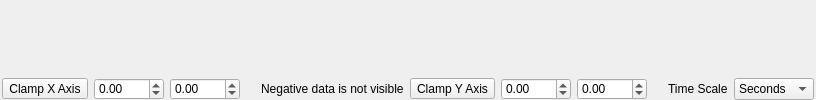
       <widget class="QWidget" name="tab_line">
        <attribute name="title">
         <string>Line</string>
        </attribute>
        <layout class="QVBoxLayout" name="verticalLayout_5" stretch="1,0">
         <property name="leftMargin">
          <number>2</number>
         </property>
         <property name="topMargin">
          <number>0</number>
         </property>
         <property name="rightMargin">
          <number>2</number>
         </property>
         <property name="bottomMargin">
          <number>0</number>
         </property>
         <item>
          <widget class="ContextMenuPlotWidget" name="pyqtgraph_line" native="true"/>
         </item>
         <item>
          <widget class="QFrame" name="controls_line">
           <layout class="QHBoxLayout" name="layout_controls_line">
            <property name="leftMargin">
             <number>0</number>
            </property>
            <property name="topMargin">
             <number>3</number>
            </property>
            <property name="rightMargin">
             <number>0</number>
            </property>
            <property name="bottomMargin">
             <number>0</number>
            </property>
            <item>
             <spacer name="horizontalSpacer_10">
              <property name="orientation">
               <enum>Qt::Horizontal</enum>
              </property>
              <property name="sizeHint" stdset="0">
               <size>
                <width>0</width>
                <height>20</height>
               </size>
              </property>
             </spacer>
            </item>
            <item>
             <layout class="QHBoxLayout" name="horizontalLayout_2">
              <property name="spacing">
               <number>6</number>
              </property>
              <item>
               <widget class="QToolButton" name="check_clamp_x_min">
                <property name="sizePolicy">
                 <sizepolicy hsizetype="Fixed" vsizetype="Fixed">
                  <horstretch>0</horstretch>
                  <verstretch>0</verstretch>
                 </sizepolicy>
                </property>
                <property name="minimumSize">
                 <size>
                  <width>0</width>
                  <height>21</height>
                 </size>
                </property>
                <property name="toolTip">
                 <string>&lt;html&gt;&lt;head/&gt;&lt;body&gt;&lt;p&gt;Click this button to always start the axis from zero.&lt;/p&gt;&lt;/body&gt;&lt;/html&gt;</string>
                </property>
                <property name="text">
                 <string>Clamp X Axis</string>
                </property>
                <property name="checkable">
                 <bool>true</bool>
                </property>
               </widget>
              </item>
              <item>
               <widget class="QDoubleSpinBox" name="spin_x_min">
                <property name="sizePolicy">
                 <sizepolicy hsizetype="Expanding" vsizetype="Fixed">
                  <horstretch>0</horstretch>
                  <verstretch>0</verstretch>
                 </sizepolicy>
                </property>
                <property name="minimumSize">
                 <size>
                  <width>50</width>
                  <height>21</height>
                 </size>
                </property>
                <property name="maximumSize">
                 <size>
                  <width>70</width>
                  <height>16777215</height>
                 </size>
                </property>
                <property name="accelerated">
                 <bool>true</bool>
                </property>
                <property name="showGroupSeparator" stdset="0">
                 <bool>true</bool>
                </property>
                <property name="minimum">
                 <double>-1000000.000000000000000</double>
                </property>
                <property name="maximum">
                 <double>1000000.000000000000000</double>
                </property>
                <property name="singleStep">
                 <double>0.100000000000000</double>
                </property>
               </widget>
              </item>
              <item>
               <widget class="QDoubleSpinBox" name="spin_x_max">
                <property name="sizePolicy">
                 <sizepolicy hsizetype="Expanding" vsizetype="Fixed">
                  <horstretch>0</horstretch>
                  <verstretch>0</verstretch>
                 </sizepolicy>
                </property>
                <property name="minimumSize">
                 <size>
                  <width>50</width>
                  <height>21</height>
                 </size>
                </property>
                <property name="maximumSize">
                 <size>
                  <width>70</width>
                  <height>16777215</height>
                 </size>
                </property>
                <property name="accelerated">
                 <bool>true</bool>
                </property>
                <property name="showGroupSeparator" stdset="0">
                 <bool>true</bool>
                </property>
                <property name="minimum">
                 <double>-1000000.000000000000000</double>
                </property>
                <property name="maximum">
                 <double>1000000.000000000000000</double>
                </property>
                <property name="singleStep">
                 <double>0.100000000000000</double>
                </property>
               </widget>
              </item>
             </layout>
            </item>
            <item>
             <spacer name="horizontalSpacer_5">
              <property name="orientation">
               <enum>Qt::Horizontal</enum>
              </property>
              <property name="sizeType">
               <enum>QSizePolicy::Fixed</enum>
              </property>
              <property name="sizeHint" stdset="0">
               <size>
                <width>15</width>
                <height>20</height>
               </size>
              </property>
             </spacer>
            </item>
            <item>
             <layout class="QHBoxLayout" name="horizontalLayout_3">
              <property name="spacing">
               <number>6</number>
              </property>
              <item>
               <widget class="QLabel" name="notice_label_negative_line_data">
                <property name="text">
                 <string>Negative data is not visible</string>
                </property>
                <property name="textFormat">
                 <enum>Qt::PlainText</enum>
                </property>
               </widget>
              </item>
              <item>
               <widget class="QToolButton" name="check_clamp_y_min">
                <property name="sizePolicy">
                 <sizepolicy hsizetype="Fixed" vsizetype="Fixed">
                  <horstretch>0</horstretch>
                  <verstretch>0</verstretch>
                 </sizepolicy>
                </property>
                <property name="minimumSize">
                 <size>
                  <width>0</width>
                  <height>21</height>
                 </size>
                </property>
                <property name="toolTip">
                 <string>&lt;html&gt;&lt;head/&gt;&lt;body&gt;&lt;p&gt;Click this button to always start the axis from zero.&lt;/p&gt;&lt;/body&gt;&lt;/html&gt;</string>
                </property>
                <property name="text">
                 <string>Clamp Y Axis</string>
                </property>
                <property name="checkable">
                 <bool>true</bool>
                </property>
               </widget>
              </item>
              <item>
               <widget class="QDoubleSpinBox" name="spin_y_min">
                <property name="sizePolicy">
                 <sizepolicy hsizetype="Expanding" vsizetype="Fixed">
                  <horstretch>0</horstretch>
                  <verstretch>0</verstretch>
                 </sizepolicy>
                </property>
                <property name="minimumSize">
                 <size>
                  <width>50</width>
                  <height>21</height>
                 </size>
                </property>
                <property name="maximumSize">
                 <size>
                  <width>70</width>
                  <height>16777215</height>
                 </size>
                </property>
                <property name="accelerated">
                 <bool>true</bool>
                </property>
                <property name="showGroupSeparator" stdset="0">
                 <bool>true</bool>
                </property>
                <property name="minimum">
                 <double>-1000000.000000000000000</double>
                </property>
                <property name="maximum">
                 <double>1000000.000000000000000</double>
                </property>
                <property name="singleStep">
                 <double>0.100000000000000</double>
                </property>
               </widget>
              </item>
              <item>
               <widget class="QDoubleSpinBox" name="spin_y_max">
                <property name="sizePolicy">
                 <sizepolicy hsizetype="Expanding" vsizetype="Fixed">
                  <horstretch>0</horstretch>
                  <verstretch>0</verstretch>
                 </sizepolicy>
                </property>
                <property name="minimumSize">
                 <size>
                  <width>50</width>
                  <height>21</height>
                 </size>
                </property>
                <property name="maximumSize">
                 <size>
                  <width>70</width>
                  <height>16777215</height>
                 </size>
                </property>
                <property name="accelerated">
                 <bool>true</bool>
                </property>
                <property name="showGroupSeparator" stdset="0">
                 <bool>true</bool>
                </property>
                <property name="minimum">
                 <double>-1000000.000000000000000</double>
                </property>
                <property name="maximum">
                 <double>1000000.000000000000000</double>
                </property>
                <property name="singleStep">
                 <double>0.100000000000000</double>
                </property>
               </widget>
              </item>
             </layout>
            </item>
            <item>
             <spacer name="horizontalSpacer_22">
              <property name="orientation">
               <enum>Qt::Horizontal</enum>
              </property>
              <property name="sizeType">
               <enum>QSizePolicy::Fixed</enum>
              </property>
              <property name="sizeHint" stdset="0">
               <size>
                <width>15</width>
                <height>20</height>
               </size>
              </property>
             </spacer>
            </item>
            <item>
             <widget class="QLabel" name="label_line_time_scale">
              <property name="sizePolicy">
               <sizepolicy hsizetype="Fixed" vsizetype="Fixed">
                <horstretch>0</horstretch>
                <verstretch>0</verstretch>
               </sizepolicy>
              </property>
              <property name="minimumSize">
               <size>
                <width>0</width>
                <height>21</height>
               </size>
              </property>
              <property name="text">
               <string>Time Scale</string>
              </property>
              <property name="textFormat">
               <enum>Qt::PlainText</enum>
              </property>
             </widget>
            </item>
            <item>
             <widget class="QComboBox" name="combo_line_time_scale">
              <property name="sizePolicy">
               <sizepolicy hsizetype="Fixed" vsizetype="Fixed">
                <horstretch>0</horstretch>
                <verstretch>0</verstretch>
               </sizepolicy>
              </property>
              <property name="minimumSize">
               <size>
                <width>80</width>
                <height>21</height>
               </size>
              </property>
              <item>
               <property name="text">
                <string>Seconds</string>
               </property>
              </item>
              <item>
               <property name="text">
                <string>Minutes</string>
               </property>
              </item>
              <item>
               <property name="text">
                <string>Hours</string>
               </property>
              </item>
             </widget>
            </item>
            <item>
             <spacer name="horizontalSpacer_11">
              <property name="orientation">
               <enum>Qt::Horizontal</enum>
              </property>
              <property name="sizeHint" stdset="0">
               <size>
                <width>0</width>
                <height>20</height>
               </size>
              </property>
             </spacer>
            </item>
           </layout>
          </widget>
         </item>
        </layout>
       </widget>
